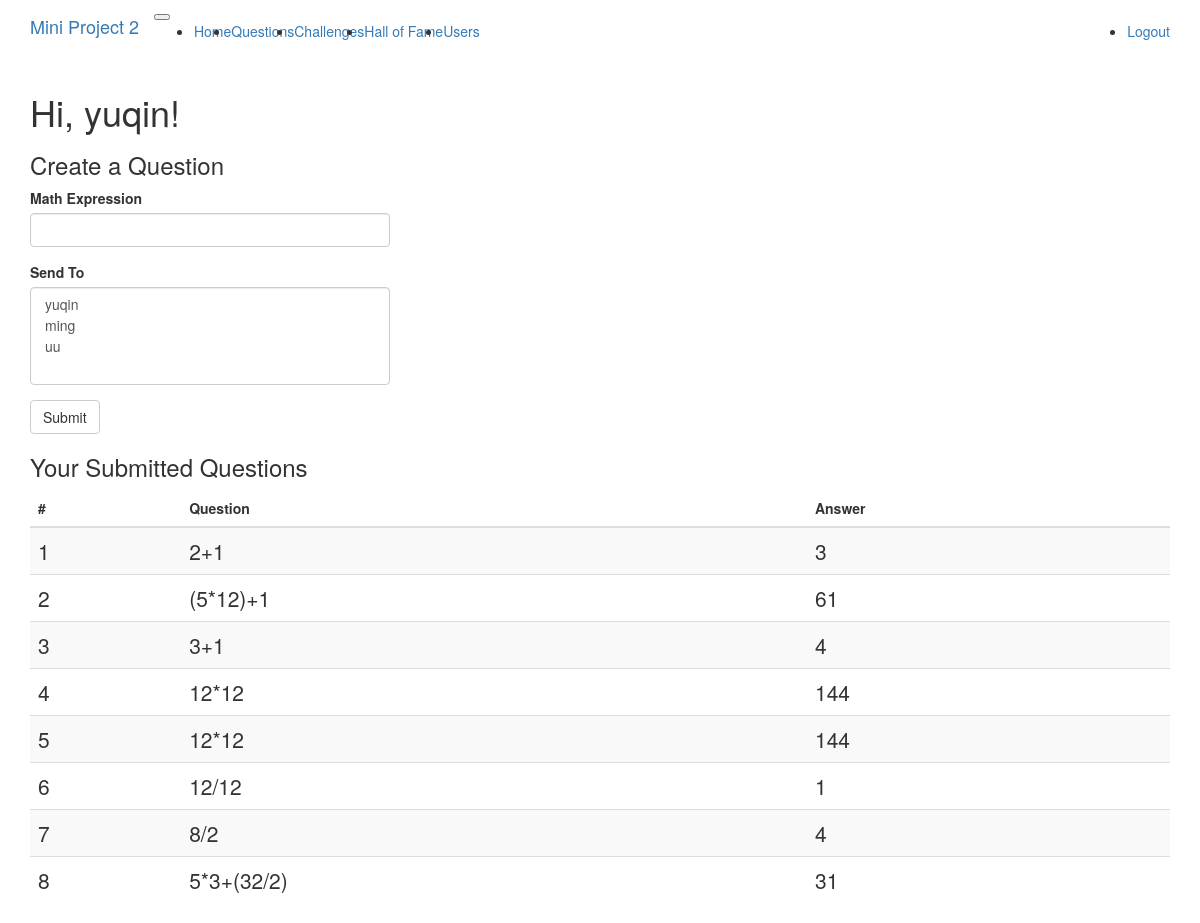
/questions (signed in), run on the app's committed database.
### app/models.py (models this page shows, shortened)
class User(UserMixin, db.Model):
	__tablename__ = 'user'
	id = db.Column(db.Integer, primary_key=True)
	username = db.Column(db.String(64), index=True, unique=True)
	password_hash = db.Column(db.String(128))
	questions = db.relationship('Question', backref='from_user',
								lazy='dynamic')
	challenges = db.relationship('Challenge', secondary=association_table,
								backref=db.backref('to_user'),
								lazy='dynamic')
	records = db.relationship('TimeRecord',
								backref=db.backref('user_challenge'),
								lazy='dynamic')

class Question(db.Model):
	__tablename__ = 'question'
	id = db.Column(db.Integer, primary_key=True)
	expression = db.Column(db.String(255))
	answer = db.Column(db.Integer)
	author = db.Column(db.Integer, db.ForeignKey('user.id'))
	challenge = db.relationship("Challenge", uselist=False, back_populates="question")

### app/routes.py (the view, shortened to what this page needs)
@application.route('/questions', methods=['GET','POST'])
@login_required
def questions():
	questions = current_user.questions.all()
	form = CreateQuestionForm()
	users = User.query.all()
	userlist = [(u.username, u.username) for u in users]
	form.assign_to.choices=userlist
	return render_template('questions.html', title='Questions',
							user=current_user,
							questions=questions,
							form=form)

### app/forms.py
class CreateQuestionForm(FlaskForm):
	expression = StringField('Math Expression', validators=[DataRequired()])
	assign_to = SelectMultipleField('Send To', validators=[DataRequired()])
	submit = SubmitField('Submit')

### app/models.py (called while the page is built)
@login.user_loader
def load_user(id):
	return User.query.get(int(id))

### app/templates/questions.html
{% extends "base.html" %}
{% import "bootstrap/wtf.html" as wtf %}
{% block app_content %}
<h1 class="display-3">Hi, {{ user.username }}!</h1>
<h3 class="display-4">Create a Question</h3>
 <div class="row">
        <div class="col-md-4">
            {{ wtf.quick_form(form)}}
        </div>
  </div>
<h3>Your Submitted Questions</h3>
{% if questions %}
<table class="table table-sm table-striped table-dark">
  <thead>
    <tr>
      <th scope="col">#</th>
      <th scope="col">Question</th>
      <th scope="col">Answer</th>
    </tr>
  </thead>
  <tbody>
  {% for idx in range(questions|length) %}
  	<tr>
      <th scope="row" class="lead">{{ idx+1 }}</th>
      <td class="lead">{{ questions[idx].expression }}</td>
      <td class="lead">{{ questions[idx].answer }}</td>
    </tr>
  {% endfor %}
  </tbody>
</table>
{% else %}
	<p>You have no Questions created yet!</p>
{% endif %}
{% endblock %}

### data on the page
User: username "yuqin"
Question: expression "2+1", answer "3"
Question: expression "(5*12)+1", answer "61"
Question: expression "3+1", answer "4"
Question: expression "12*12", answer "144"
Question: expression "12*12", answer "144"
Question: expression "12/12", answer "1"
Question: expression "8/2", answer "4"
Question: expression "5*3+(32/2)", answer "31"

### other printed values
{{ idx+1 }} "1" "2" "3" "4" "5" "6" "7" "8"
